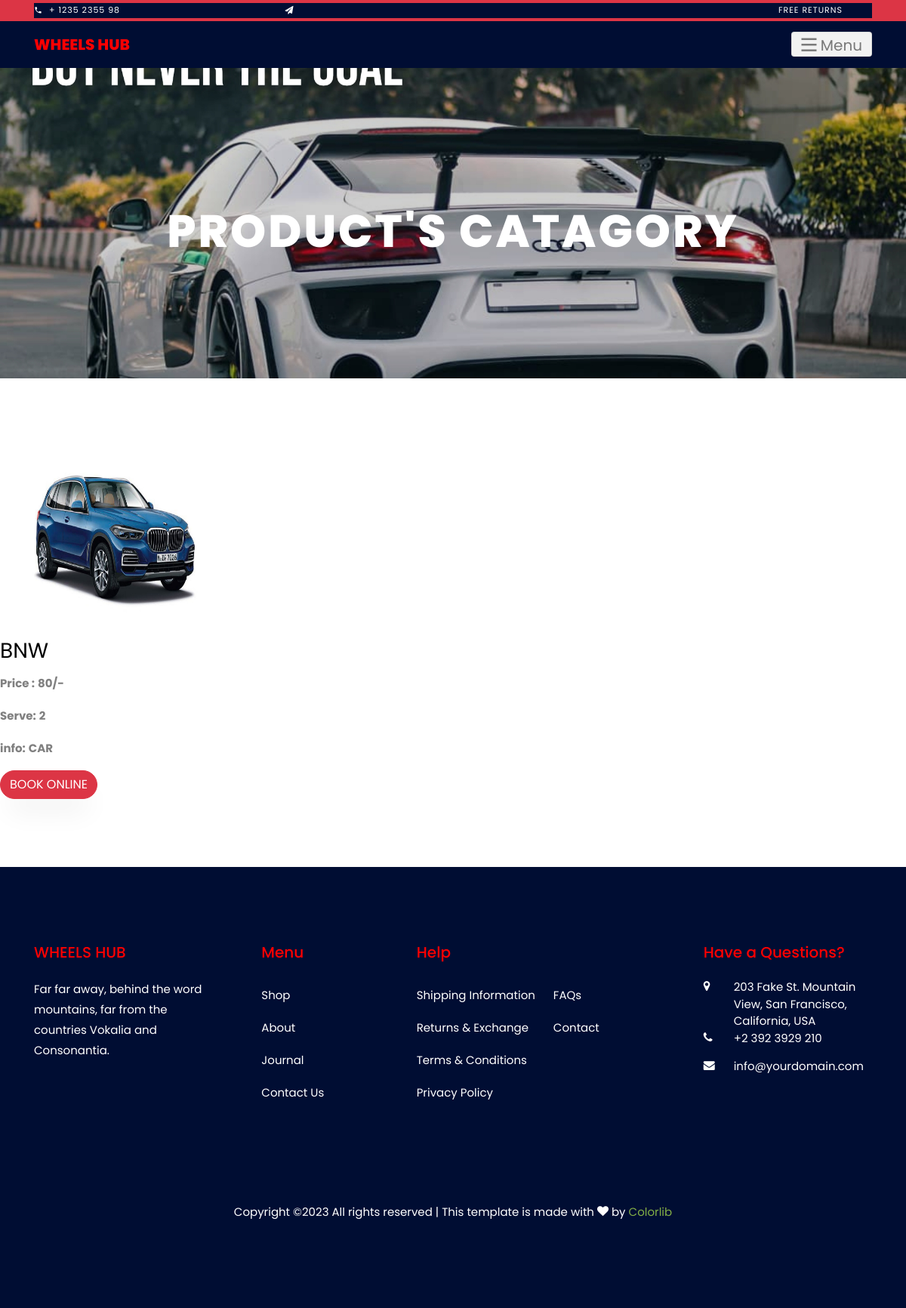
Screenshot of /Webapp/categoryonlyFNurl/Car with the database file from the repository.
### Myapp/models.py (models this page shows)
class Game_prodb(models.Model):
    cname =models.CharField(max_length=100, null=True, blank=True)
    pname = models.CharField(max_length=100, null=True, blank=True)
    price = models.IntegerField(null=True, blank=True)
    quantity = models.IntegerField(null=True, blank=True)
    info=models.CharField(max_length=100, null=True, blank=True)
    image = models.ImageField(upload_to="profile", null=True, blank=True)

### Webapp/views.py (the view)
# urls.py: path('categoryonlyFNurl/<itemcatg>',views.categoryonlyFN,name="categoryonlyFN"),
def categoryonlyFN(request,itemcatg):
    data=Game_catdb.objects.all()
    print("===itemcatg===",itemcatg)
    cname=itemcatg.upper()
    products= Game_prodb.objects.filter(cname=itemcatg)
    context={
        'products' : products,
        'category' :cname,
        'dat'     :data
    }
    return render(request,"catdisplay.html",context)

### Webapp/templates/catdisplay.html (shortened to what this page needs)
<!DOCTYPE html>
{% load static %}
<html lang="en">
  <head>
    <link rel="stylesheet" href="{% static 'css/open-iconic-bootstrap.min.css' %}">
    <link rel="stylesheet" href="{% static 'css/animate.css' %}">
    <link rel="stylesheet" href="{% static 'css/owl.carousel.min.css' %}">
    <link rel="stylesheet" href="{% static 'css/owl.theme.default.min.css' %}">
    <link rel="stylesheet" href="{% static 'css/magnific-popup.css' %}">
    <link rel="stylesheet" href="{% static 'css/aos.css' %}">
    <link rel="stylesheet" href="{% static 'css/ionicons.min.css' %}">
    <link rel="stylesheet" href="{% static 'css/bootstrap-datepicker.css' %}">
    <link rel="stylesheet" href="{% static 'css/jquery.timepicker.css' %}">
    <link rel="stylesheet" href="{% static 'css/flaticon.css' %}">
    <link rel="stylesheet" href="{% static 'css/icomoon.css' %}">
    <link rel="stylesheet" href="{% static 'css/style.css' %}">
  </head>
  <body class="goto-here"  >
    <div class="py-1 bg-danger" >
    	<div class="container" >
    		<div class="row no-gutters d-flex align-items-start align-items-center px-md-0" style="background-color:#000d33;" >
	    		<div class="col-lg-12 d-block"   >
		    		<div class="row d-flex"  >
		    			<div class="col-md pr-4 d-flex topper align-items-center"  >
					    	<div class="icon mr-2 d-flex justify-content-center align-items-center"><span class="icon-phone2"></span></div>
						    <span class="text">+ 1235 2355 98</span>
					    </div>
					    <div class="col-md pr-4 d-flex topper align-items-center" >
					    	<div class="icon mr-2 d-flex justify-content-center align-items-center"><span class="icon-paper-plane"></span></div>
					    </div>
					    <div class="col-md-5 pr-4 d-flex topper align-items-center text-lg-right">
						    <span class="text">Free Returns</span>
					    </div>
				    </div>
			    </div>
		    </div>
		  </div>
    </div>
    <nav class="navbar navbar-light" style="background-color:#000d33;" id="ftco-navbar" >
	    <div class="container" >
	      <a class="navbar-brand" style="color:red" href="index.html">Wheels HUB</a>
	      <button class="navbar-toggler"   style="background-color:#f2f2f2;" type="button" data-toggle="collapse" data-target="#ftco-nav" aria-controls="ftco-nav" aria-expanded="false" aria-label="Toggle navigation">
	        <span class="oi oi-menu"></span> Menu
	      </button>
	    </div>
	  </nav>
<div class="hero-wrap hero-bread" style="background-image: url('{% static 'images/ds5.jpg' %}');" >
      <div class="container">
        <div class="row no-gutters slider-text align-items-center justify-content-center">
          <div class="col-md-9 ftco-animate text-center">
          	<p class="breadcrumbs"><span class="mr-2"><a href="index.html"> </a></span> </p>
            <h1 class="mb-0 bread" style="color:white;font-size:60px;" > Product's Catagory </h1>
          </div>
        </div>
      </div>
    </div>
    <section class="ftco-section">
    		<div class="row">
				 {% for product in products %}
				 <div class="col-md-6 col-lg-4 col-xl-4">
                    <div class="blog-box">
                        <div class="blog-img">
                            <img class="img-fluid" src="{{product.image.url}}"style="width:300px;height:250px" alt="" />
                        </div>
                        <div class="blog-content">
                            <div class="title-blog">
                                <h3>{{product.pname}}</h3>
                                <p><b>Price  :</b> <b>{{product.price}}/-</b></p>
                                <p><b>Serve:</b> <b>{{product.quantity}}</b></p>
								<p><b>info:</b> <b>{{product.info}}</b></p>
                             <form method="post" action="{% url 'prodetails' dataid=product.id %}" enctype="multipart/form-data">
								<button type="submit" class="btn btn-danger">BOOK ONLINE</button>
                             </form>
                                  </div>
    				</div>
                        </div>
                    </div>
{% endfor %}
    		<div class="row mt-5" >
           <div class="col text-center" >
          </div>
        </div>
    	</div>
	</section>
<footer class="ftco-footer ftco-section" style="background-color:#000d33"  >
		  <div class="container"  >
			<div class="row mb-5">
			  <div class="col-md">
				<div class="ftco-footer-widget mb-4">
				  <h2 class="ftco-heading-2"  style="color:red;font-size:20px;" >WHEELS HUB</h2>
				  <p  style="color:#ffffff ;font-size:15px;"  >Far far away, behind the word mountains, far from the countries Vokalia and Consonantia.</p>
				  <ul class="ftco-footer-social list-unstyled float-md-left float-lft mt-5">
				  </ul>
				</div>
			  </div>
			  <div class="col-md">
				<div class="ftco-footer-widget mb-4 ml-md-5">
				  <h2 class="ftco-heading-2" style="color:red;font-size:20px;"  >Menu</h2>
				  <ul class="list-unstyled">
					<li><a href="#" class="py-2 d-block" style="color:#ffffff ;font-size:15px;"  >Shop</a></li>
					<li><a href="#" class="py-2 d-block" style="color:#ffffff ;font-size:15px;"  >About</a></li>
					<li><a href="#" class="py-2 d-block" style="color:#ffffff ;font-size:15px;"  >Journal</a></li>
					<li><a href="#" class="py-2 d-block" style="color:#ffffff ;font-size:15px;"  >Contact Us</a></li>
				  </ul>
				</div>
			  </div>
			  <div class="col-md-4">
				 <div class="ftco-footer-widget mb-4">
				  <h2 class="ftco-heading-2"  style="color:red;font-size:20px;" >Help</h2>
				  <div class="d-flex">
					  <ul class="list-unstyled mr-l-5 pr-l-3 mr-4">
						<li><a href="#" class="py-2 d-block" style="color:#ffffff ;font-size:15px;"  >Shipping Information</a></li>
						<li><a href="#" class="py-2 d-block" style="color:#ffffff ;font-size:15px;"   >Returns &amp; Exchange</a></li>
						<li><a href="#" class="py-2 d-block" style="color:#ffffff ;font-size:15px;"  >Terms &amp; Conditions</a></li>
						<li><a href="#" class="py-2 d-block"  style="color:#ffffff ;font-size:15px;"  >Privacy Policy</a></li>
					  </ul>
					  <ul class="list-unstyled">
						<li><a href="#" class="py-2 d-block" style="color:#ffffff ;font-size:15px;"  >FAQs</a></li>
						<li><a href="#" class="py-2 d-block" style="color:#ffffff ;font-size:15px;"   >Contact</a></li>
					  </ul>
					</div>
				</div>
			  </div>
			  <div class="col-md">
				<div class="ftco-footer-widget mb-4">
					<h2 class="ftco-heading-2"  style="color:red;font-size:20px;" >Have a Questions?</h2>
					<div class="block-23 mb-3">
					  <ul>
						<li><span class="icon icon-map-marker"style="color:#ffffff ;font-size:15px;" ></span><span class="text" style="color:#ffffff ;font-size:15px;" >203 Fake St. Mountain View, San Francisco, California, USA</span></li>
						<li><a href="#"><span class="icon icon-phone" style="color:#ffffff ;font-size:15px;" ></span><span class="text" style="color:#ffffff ;font-size:15px;" >+2 392 3929 210</span></a></li>
						<li><a href="#"><span class="icon icon-envelope" style="color:#ffffff ;font-size:15px;" ></span><span class="text" style="color:#ffffff ;font-size:15px;"  >info@yourdomain.com</span></a></li>
					  </ul>
					</div>
				</div>
			  </div>
			</div>
			<div class="row">
			  <div class="col-md-12 text-center">
				<p style="color:#ffffff ;font-size:15px;"  >
							  Copyright &copy;<script>document.write(new Date().getFullYear());</script> All rights reserved | This template is made with <i class="icon-heart color-danger" aria-hidden="true"></i> by <a href="https://colorlib.com" target="_blank">Colorlib</a>
							</p>
			  </div>
			</div>
		  </div>
		</footer>
  </body>
</html>

### Myapp/static/css/icomoon.css (style rules this page uses)
[class^="icon-"], [class*=" icon-"] { font-family: 'icomoon' !important; speak: none; font-style: normal; font-weight: normal; font-variant: normal; text-transform: none; line-height: 1; -webkit-font-smoothing: antialiased; -moz-osx-font-smoothing: grayscale; }
.icon-heart:before { content: "\f004"; }
.icon-map-marker:before { content: "\f041"; }
.icon-phone:before { content: "\f095"; }
.icon-envelope:before { content: "\f0e0"; }
.icon-paper-plane:before { content: "\f1d8"; }
.icon-phone2:before { content: "\e0cd"; }

### rows the page displays
Game_prodb: image (picture), pname "BNW", price "80", quantity "2", info "CAR"
